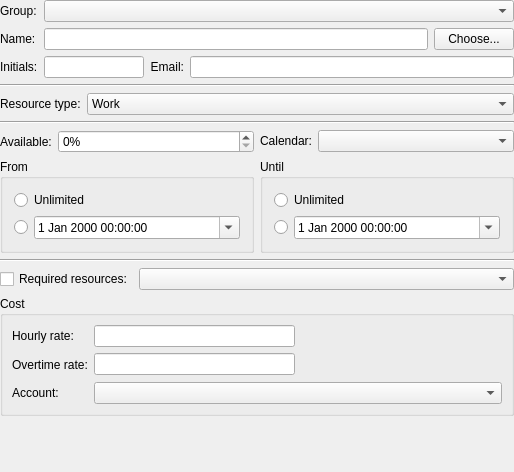
<?xml version="1.0" encoding="UTF-8"?>
<ui version="4.0">
 <author>Dag Andersen &lt;danders@get2net.dk&gt;</author>
 <class>KPlato::ResourceDialogBase</class>
 <widget class="QWidget" name="KPlato::ResourceDialogBase">
  <property name="geometry">
   <rect>
    <x>0</x>
    <y>0</y>
    <width>514</width>
    <height>472</height>
   </rect>
  </property>
  <layout class="QVBoxLayout" name="verticalLayout_2">
   <property name="margin">
    <number>0</number>
   </property>
   <item>
    <layout class="QGridLayout" name="gridLayout_2">
     <item row="0" column="0">
      <widget class="QLabel" name="groupLabel">
       <property name="text">
        <string>Group:</string>
       </property>
      </widget>
     </item>
     <item row="1" column="0">
      <widget class="QLabel" name="ui_namelabel">
       <property name="text">
        <string>Name:</string>
       </property>
       <property name="wordWrap">
        <bool>false</bool>
       </property>
       <property name="buddy">
        <cstring>nameEdit</cstring>
       </property>
      </widget>
     </item>
     <item row="1" column="1">
      <layout class="QHBoxLayout">
       <property name="spacing">
        <number>6</number>
       </property>
       <property name="margin">
        <number>0</number>
       </property>
       <item>
        <widget class="QLineEdit" name="nameEdit">
         <property name="focusPolicy">
          <enum>Qt::WheelFocus</enum>
         </property>
         <property name="text">
          <string/>
         </property>
        </widget>
       </item>
       <item>
        <widget class="QPushButton" name="chooseBtn">
         <property name="toolTip">
          <string>Choose resource from address book</string>
         </property>
         <property name="text">
          <string>Choose...</string>
         </property>
        </widget>
       </item>
      </layout>
     </item>
     <item row="2" column="0">
      <widget class="QLabel" name="ui_initialslabel">
       <property name="text">
        <string>Initials:</string>
       </property>
       <property name="wordWrap">
        <bool>false</bool>
       </property>
       <property name="buddy">
        <cstring>initialsEdit</cstring>
       </property>
      </widget>
     </item>
     <item row="2" column="1">
      <layout class="QHBoxLayout">
       <property name="spacing">
        <number>6</number>
       </property>
       <property name="margin">
        <number>0</number>
       </property>
       <item>
        <widget class="QLineEdit" name="initialsEdit">
         <property name="sizePolicy">
          <sizepolicy hsizetype="Fixed" vsizetype="Fixed">
           <horstretch>0</horstretch>
           <verstretch>0</verstretch>
          </sizepolicy>
         </property>
         <property name="maximumSize">
          <size>
           <width>100</width>
           <height>32767</height>
          </size>
         </property>
         <property name="text">
          <string/>
         </property>
        </widget>
       </item>
       <item>
        <widget class="QLabel" name="ui_emaillabel">
         <property name="text">
          <string>&lt;p align=&quot;right&quot;&gt;Email:&lt;/p&gt;</string>
         </property>
         <property name="wordWrap">
          <bool>false</bool>
         </property>
         <property name="buddy">
          <cstring>emailEdit</cstring>
         </property>
        </widget>
       </item>
       <item>
        <widget class="QLineEdit" name="emailEdit">
         <property name="text">
          <string/>
         </property>
        </widget>
       </item>
      </layout>
     </item>
     <item row="0" column="1">
      <widget class="QComboBox" name="group"/>
     </item>
    </layout>
   </item>
   <item>
    <widget class="Line" name="line">
     <property name="orientation">
      <enum>Qt::Horizontal</enum>
     </property>
    </widget>
   </item>
   <item>
    <layout class="QHBoxLayout" name="horizontalLayout_2">
     <item>
      <widget class="QLabel" name="textLabel7">
       <property name="sizePolicy">
        <sizepolicy hsizetype="Fixed" vsizetype="Preferred">
         <horstretch>0</horstretch>
         <verstretch>0</verstretch>
        </sizepolicy>
       </property>
       <property name="text">
        <string>Resource type:</string>
       </property>
       <property name="wordWrap">
        <bool>false</bool>
       </property>
       <property name="buddy">
        <cstring>type</cstring>
       </property>
      </widget>
     </item>
     <item>
      <widget class="QComboBox" name="type">
       <item>
        <property name="text">
         <string>Work</string>
        </property>
       </item>
       <item>
        <property name="text">
         <string>Material</string>
        </property>
       </item>
       <item>
        <property name="text">
         <string>Team</string>
        </property>
       </item>
      </widget>
     </item>
    </layout>
   </item>
   <item>
    <widget class="Line" name="line_3">
     <property name="orientation">
      <enum>Qt::Horizontal</enum>
     </property>
    </widget>
   </item>
   <item>
    <widget class="QStackedWidget" name="ui_stackedWidget">
     <property name="currentIndex">
      <number>0</number>
     </property>
     <widget class="QWidget" name="page">
      <layout class="QVBoxLayout" name="verticalLayout_5">
       <property name="margin">
        <number>0</number>
       </property>
       <item>
        <layout class="QGridLayout" name="gridLayout">
         <item row="0" column="0">
          <widget class="QLabel" name="ui_unitslabel">
           <property name="sizePolicy">
            <sizepolicy hsizetype="Fixed" vsizetype="Preferred">
             <horstretch>0</horstretch>
             <verstretch>0</verstretch>
            </sizepolicy>
           </property>
           <property name="text">
            <string>Available:</string>
           </property>
           <property name="wordWrap">
            <bool>false</bool>
           </property>
           <property name="buddy">
            <cstring>units</cstring>
           </property>
          </widget>
         </item>
         <item row="0" column="1">
          <widget class="QSpinBox" name="units">
           <property name="enabled">
            <bool>true</bool>
           </property>
           <property name="focusPolicy">
            <enum>Qt::WheelFocus</enum>
           </property>
           <property name="suffix">
            <string>%</string>
           </property>
           <property name="maximum">
            <number>9999</number>
           </property>
          </widget>
         </item>
         <item row="0" column="2">
          <widget class="QLabel" name="ui_calendarlabel">
           <property name="sizePolicy">
            <sizepolicy hsizetype="Fixed" vsizetype="Preferred">
             <horstretch>0</horstretch>
             <verstretch>0</verstretch>
            </sizepolicy>
           </property>
           <property name="text">
            <string>&lt;p align=&quot;right&quot;&gt;Calendar:&lt;/p&gt;</string>
           </property>
           <property name="wordWrap">
            <bool>false</bool>
           </property>
           <property name="buddy">
            <cstring>calendarList</cstring>
           </property>
          </widget>
         </item>
         <item row="0" column="3">
          <widget class="QComboBox" name="calendarList"/>
         </item>
         <item row="1" column="0" colspan="2">
          <widget class="QGroupBox" name="ui_fromgroup">
           <property name="title">
            <string>From</string>
           </property>
           <layout class="QVBoxLayout" name="verticalLayout_4">
            <item>
             <widget class="QRadioButton" name="ui_rbfromunlimited">
              <property name="sizePolicy">
               <sizepolicy hsizetype="Fixed" vsizetype="Fixed">
                <horstretch>0</horstretch>
                <verstretch>0</verstretch>
               </sizepolicy>
              </property>
              <property name="text">
               <string>Unlimited</string>
              </property>
             </widget>
            </item>
            <item>
             <layout class="QHBoxLayout" name="horizontalLayout_4">
              <item>
               <widget class="QRadioButton" name="ui_rbfrom">
                <property name="sizePolicy">
                 <sizepolicy hsizetype="Fixed" vsizetype="Fixed">
                  <horstretch>0</horstretch>
                  <verstretch>0</verstretch>
                 </sizepolicy>
                </property>
                <property name="text">
                 <string/>
                </property>
               </widget>
              </item>
              <item>
               <widget class="QDateTimeEdit" name="availableFrom">
                <property name="calendarPopup">
                 <bool>true</bool>
                </property>
               </widget>
              </item>
             </layout>
            </item>
           </layout>
          </widget>
         </item>
         <item row="1" column="2" colspan="2">
          <widget class="QGroupBox" name="ui_untilgroup">
           <property name="title">
            <string>Until</string>
           </property>
           <property name="flat">
            <bool>false</bool>
           </property>
           <layout class="QVBoxLayout" name="verticalLayout_3">
            <item>
             <widget class="QRadioButton" name="ui_rbuntilunlimited">
              <property name="sizePolicy">
               <sizepolicy hsizetype="Fixed" vsizetype="Fixed">
                <horstretch>0</horstretch>
                <verstretch>0</verstretch>
               </sizepolicy>
              </property>
              <property name="text">
               <string>Unlimited</string>
              </property>
             </widget>
            </item>
            <item>
             <layout class="QHBoxLayout" name="horizontalLayout_3">
              <item>
               <widget class="QRadioButton" name="ui_rbuntil">
                <property name="sizePolicy">
                 <sizepolicy hsizetype="Fixed" vsizetype="Fixed">
                  <horstretch>0</horstretch>
                  <verstretch>0</verstretch>
                 </sizepolicy>
                </property>
                <property name="text">
                 <string/>
                </property>
               </widget>
              </item>
              <item>
               <widget class="QDateTimeEdit" name="availableUntil">
                <property name="calendarPopup">
                 <bool>true</bool>
                </property>
               </widget>
              </item>
             </layout>
            </item>
           </layout>
          </widget>
         </item>
        </layout>
       </item>
       <item>
        <widget class="Line" name="line_2">
         <property name="orientation">
          <enum>Qt::Horizontal</enum>
         </property>
        </widget>
       </item>
       <item>
        <layout class="QHBoxLayout" name="horizontalLayout">
         <item>
          <widget class="QCheckBox" name="useRequired">
           <property name="sizePolicy">
            <sizepolicy hsizetype="Fixed" vsizetype="Fixed">
             <horstretch>0</horstretch>
             <verstretch>0</verstretch>
            </sizepolicy>
           </property>
           <property name="minimumSize">
            <size>
             <width>23</width>
             <height>0</height>
            </size>
           </property>
           <property name="text">
            <string>Required resources:</string>
           </property>
          </widget>
         </item>
         <item>
          <widget class="KPlato::TreeComboBox" name="required">
           <property name="sizePolicy">
            <sizepolicy hsizetype="Preferred" vsizetype="Fixed">
             <horstretch>0</horstretch>
             <verstretch>100</verstretch>
            </sizepolicy>
           </property>
           <property name="minimumSize">
            <size>
             <width>200</width>
             <height>0</height>
            </size>
           </property>
          </widget>
         </item>
        </layout>
       </item>
       <item>
        <widget class="QGroupBox" name="ui_costgroup">
         <property name="title">
          <string>Cost</string>
         </property>
         <layout class="QGridLayout">
          <property name="margin">
           <number>9</number>
          </property>
          <property name="spacing">
           <number>6</number>
          </property>
          <item row="0" column="0">
           <widget class="QLabel" name="textLabel3_2">
            <property name="text">
             <string>Hourly rate:</string>
            </property>
            <property name="wordWrap">
             <bool>false</bool>
            </property>
            <property name="buddy">
             <cstring>rateEdit</cstring>
            </property>
           </widget>
          </item>
          <item row="0" column="1">
           <widget class="QLineEdit" name="rateEdit">
            <property name="focusPolicy">
             <enum>Qt::WheelFocus</enum>
            </property>
           </widget>
          </item>
          <item row="1" column="0">
           <widget class="QLabel" name="textLabel4_2">
            <property name="text">
             <string>Overtime rate:</string>
            </property>
            <property name="wordWrap">
             <bool>false</bool>
            </property>
            <property name="buddy">
             <cstring>overtimeEdit</cstring>
            </property>
           </widget>
          </item>
          <item row="1" column="1">
           <widget class="QLineEdit" name="overtimeEdit">
            <property name="focusPolicy">
             <enum>Qt::WheelFocus</enum>
            </property>
            <property name="text">
             <string/>
            </property>
           </widget>
          </item>
          <item row="1" column="2">
           <spacer>
            <property name="orientation">
             <enum>Qt::Horizontal</enum>
            </property>
            <property name="sizeType">
             <enum>QSizePolicy::Expanding</enum>
            </property>
            <property name="sizeHint" stdset="0">
             <size>
              <width>0</width>
              <height>23</height>
             </size>
            </property>
           </spacer>
          </item>
          <item row="2" column="1" colspan="2">
           <widget class="KComboBox" name="account">
            <property name="autoCompletion">
             <bool>false</bool>
            </property>
           </widget>
          </item>
          <item row="2" column="0">
           <widget class="QLabel" name="label">
            <property name="text">
             <string>Account:</string>
            </property>
           </widget>
          </item>
         </layout>
        </widget>
       </item>
       <item>
        <spacer name="verticalSpacer">
         <property name="orientation">
          <enum>Qt::Vertical</enum>
         </property>
         <property name="sizeHint" stdset="0">
          <size>
           <width>20</width>
           <height>0</height>
          </size>
         </property>
        </spacer>
       </item>
      </layout>
     </widget>
     <widget class="QWidget" name="page_2">
      <layout class="QVBoxLayout" name="verticalLayout">
       <property name="margin">
        <number>0</number>
       </property>
       <item>
        <widget class="QTreeView" name="ui_teamView">
         <property name="rootIsDecorated">
          <bool>false</bool>
         </property>
         <property name="itemsExpandable">
          <bool>false</bool>
         </property>
         <property name="sortingEnabled">
          <bool>true</bool>
         </property>
         <property name="expandsOnDoubleClick">
          <bool>false</bool>
         </property>
        </widget>
       </item>
      </layout>
     </widget>
    </widget>
   </item>
  </layout>
 </widget>
 <layoutdefault spacing="6" margin="11"/>
 <customwidgets>
  <customwidget>
   <class>KComboBox</class>
   <extends>QComboBox</extends>
   <header>kcombobox.h</header>
  </customwidget>
  <customwidget>
   <class>KPlato::TreeComboBox</class>
   <extends>QComboBox</extends>
   <header>kpttreecombobox.h</header>
  </customwidget>
 </customwidgets>
 <tabstops>
  <tabstop>group</tabstop>
  <tabstop>nameEdit</tabstop>
  <tabstop>chooseBtn</tabstop>
  <tabstop>initialsEdit</tabstop>
  <tabstop>emailEdit</tabstop>
  <tabstop>type</tabstop>
  <tabstop>calendarList</tabstop>
  <tabstop>units</tabstop>
  <tabstop>availableFrom</tabstop>
  <tabstop>availableUntil</tabstop>
  <tabstop>required</tabstop>
  <tabstop>rateEdit</tabstop>
  <tabstop>overtimeEdit</tabstop>
 </tabstops>
 <includes>
  <include location="local">kdatetimewidget.h</include>
  <include location="local">kdatewidget.h</include>
 </includes>
 <resources/>
 <connections/>
</ui>
